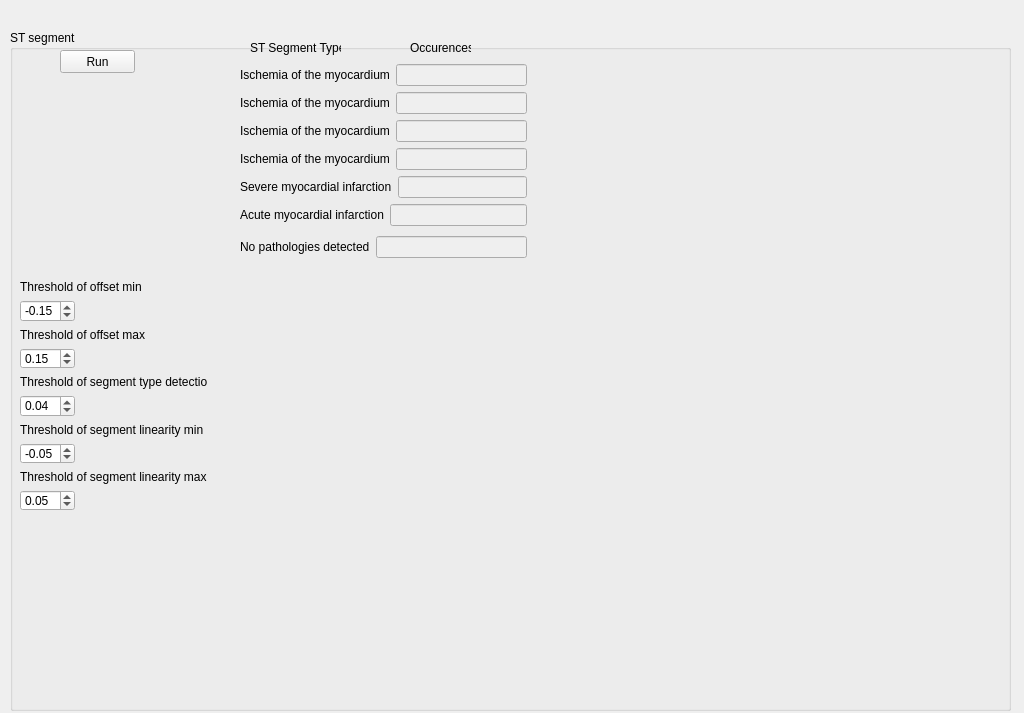
<?xml version="1.0" encoding="UTF-8"?>
<ui version="4.0">
 <class>St_segment_gui</class>
 <widget class="QWidget" name="St_segment_gui">
  <property name="geometry">
   <rect>
    <x>0</x>
    <y>0</y>
    <width>1024</width>
    <height>713</height>
   </rect>
  </property>
  <property name="windowTitle">
   <string>Form</string>
  </property>
  <widget class="QGroupBox" name="groupBox_STSegment">
   <property name="geometry">
    <rect>
     <x>10</x>
     <y>30</y>
     <width>1001</width>
     <height>681</height>
    </rect>
   </property>
   <property name="title">
    <string>ST segment</string>
   </property>
   <widget class="QPushButton" name="button">
    <property name="geometry">
     <rect>
      <x>50</x>
      <y>20</y>
      <width>75</width>
      <height>23</height>
     </rect>
    </property>
    <property name="text">
     <string>Run</string>
    </property>
   </widget>
   <widget class="QWidget" name="ecgPlot" native="true">
    <property name="geometry">
     <rect>
      <x>220</x>
      <y>250</y>
      <width>481</width>
      <height>231</height>
     </rect>
    </property>
   </widget>
   <widget class="QWidget" name="layoutWidget">
    <property name="geometry">
     <rect>
      <x>10</x>
      <y>250</y>
      <width>187</width>
      <height>231</height>
     </rect>
    </property>
    <layout class="QVBoxLayout" name="verticalLayout_2">
     <item>
      <layout class="QFormLayout" name="formLayout_5">
       <item row="0" column="0">
        <widget class="QLabel" name="label_2">
         <property name="text">
          <string>Threshold of offset min</string>
         </property>
        </widget>
       </item>
       <item row="1" column="0">
        <widget class="QDoubleSpinBox" name="Treshold_Offset_Min">
         <property name="minimum">
          <double>-1.000000000000000</double>
         </property>
         <property name="maximum">
          <double>1.000000000000000</double>
         </property>
         <property name="singleStep">
          <double>0.010000000000000</double>
         </property>
         <property name="value">
          <double>-0.150000000000000</double>
         </property>
        </widget>
       </item>
      </layout>
     </item>
     <item>
      <layout class="QFormLayout" name="formLayout_4">
       <item row="0" column="0">
        <widget class="QLabel" name="label_3">
         <property name="text">
          <string>Threshold of offset max</string>
         </property>
        </widget>
       </item>
       <item row="1" column="0">
        <widget class="QDoubleSpinBox" name="Treshold_Offset_Max">
         <property name="minimum">
          <double>-1.000000000000000</double>
         </property>
         <property name="maximum">
          <double>1.000000000000000</double>
         </property>
         <property name="singleStep">
          <double>0.010000000000000</double>
         </property>
         <property name="value">
          <double>0.150000000000000</double>
         </property>
        </widget>
       </item>
      </layout>
     </item>
     <item>
      <layout class="QFormLayout" name="formLayout_3">
       <item row="0" column="0">
        <widget class="QLabel" name="label_4">
         <property name="text">
          <string>Threshold of segment type detection</string>
         </property>
        </widget>
       </item>
       <item row="1" column="0">
        <widget class="QDoubleSpinBox" name="Treshold_Detection_Type">
         <property name="minimum">
          <double>-1.000000000000000</double>
         </property>
         <property name="maximum">
          <double>1.000000000000000</double>
         </property>
         <property name="singleStep">
          <double>0.010000000000000</double>
         </property>
         <property name="value">
          <double>0.040000000000000</double>
         </property>
        </widget>
       </item>
      </layout>
     </item>
     <item>
      <layout class="QFormLayout" name="formLayout_2">
       <item row="0" column="0">
        <widget class="QLabel" name="label_5">
         <property name="text">
          <string>Threshold of segment linearity min</string>
         </property>
        </widget>
       </item>
       <item row="1" column="0">
        <widget class="QDoubleSpinBox" name="Treshold_Linearity_Min">
         <property name="minimum">
          <double>-1.000000000000000</double>
         </property>
         <property name="maximum">
          <double>1.000000000000000</double>
         </property>
         <property name="singleStep">
          <double>0.010000000000000</double>
         </property>
         <property name="value">
          <double>-0.050000000000000</double>
         </property>
        </widget>
       </item>
      </layout>
     </item>
     <item>
      <layout class="QFormLayout" name="formLayout">
       <item row="0" column="0">
        <widget class="QLabel" name="label_6">
         <property name="text">
          <string>Threshold of segment linearity max</string>
         </property>
        </widget>
       </item>
       <item row="1" column="0">
        <widget class="QDoubleSpinBox" name="Treshold_Linearity_Max">
         <property name="minimum">
          <double>-1.000000000000000</double>
         </property>
         <property name="maximum">
          <double>1.000000000000000</double>
         </property>
         <property name="singleStep">
          <double>0.010000000000000</double>
         </property>
         <property name="value">
          <double>0.050000000000000</double>
         </property>
        </widget>
       </item>
      </layout>
     </item>
    </layout>
   </widget>
   <widget class="QLabel" name="label">
    <property name="geometry">
     <rect>
      <x>240</x>
      <y>10</y>
      <width>91</width>
      <height>16</height>
     </rect>
    </property>
    <property name="text">
     <string>ST Segment Type</string>
    </property>
   </widget>
   <widget class="QLabel" name="label_12">
    <property name="geometry">
     <rect>
      <x>400</x>
      <y>10</y>
      <width>61</width>
      <height>16</height>
     </rect>
    </property>
    <property name="text">
     <string>Occurences</string>
    </property>
   </widget>
   <widget class="QWidget" name="">
    <property name="geometry">
     <rect>
      <x>230</x>
      <y>30</y>
      <width>287</width>
      <height>202</height>
     </rect>
    </property>
    <layout class="QVBoxLayout" name="verticalLayout_7">
     <item>
      <layout class="QVBoxLayout" name="verticalLayout_6">
       <item>
        <layout class="QVBoxLayout" name="verticalLayout_5">
         <item>
          <layout class="QVBoxLayout" name="verticalLayout_4">
           <item>
            <layout class="QVBoxLayout" name="verticalLayout_3">
             <item>
              <layout class="QVBoxLayout" name="verticalLayout">
               <item>
                <layout class="QHBoxLayout" name="horizontalLayout">
                 <item>
                  <widget class="QLabel" name="label_7">
                   <property name="text">
                    <string>Ischemia of the myocardium</string>
                   </property>
                  </widget>
                 </item>
                 <item>
                  <widget class="QLineEdit" name="lineEdit_ischemia1">
                   <property name="enabled">
                    <bool>false</bool>
                   </property>
                  </widget>
                 </item>
                </layout>
               </item>
               <item>
                <layout class="QHBoxLayout" name="horizontalLayout_2">
                 <item>
                  <widget class="QLabel" name="label_8">
                   <property name="text">
                    <string>Ischemia of the myocardium</string>
                   </property>
                  </widget>
                 </item>
                 <item>
                  <widget class="QLineEdit" name="lineEdit_ischemia2">
                   <property name="enabled">
                    <bool>false</bool>
                   </property>
                  </widget>
                 </item>
                </layout>
               </item>
              </layout>
             </item>
             <item>
              <layout class="QHBoxLayout" name="horizontalLayout_3">
               <item>
                <widget class="QLabel" name="label_9">
                 <property name="text">
                  <string>Ischemia of the myocardium</string>
                 </property>
                </widget>
               </item>
               <item>
                <widget class="QLineEdit" name="lineEdit_ischemia3">
                 <property name="enabled">
                  <bool>false</bool>
                 </property>
                </widget>
               </item>
              </layout>
             </item>
            </layout>
           </item>
           <item>
            <layout class="QHBoxLayout" name="horizontalLayout_4">
             <item>
              <widget class="QLabel" name="label_10">
               <property name="text">
                <string>Ischemia of the myocardium</string>
               </property>
              </widget>
             </item>
             <item>
              <widget class="QLineEdit" name="lineEdit_ischemia4">
               <property name="enabled">
                <bool>false</bool>
               </property>
              </widget>
             </item>
            </layout>
           </item>
          </layout>
         </item>
         <item>
          <layout class="QHBoxLayout" name="horizontalLayout_5">
           <item>
            <widget class="QLabel" name="label_11">
             <property name="text">
              <string>Severe myocardial infarction</string>
             </property>
            </widget>
           </item>
           <item>
            <widget class="QLineEdit" name="lineEdit_severe">
             <property name="enabled">
              <bool>false</bool>
             </property>
            </widget>
           </item>
          </layout>
         </item>
        </layout>
       </item>
       <item>
        <layout class="QHBoxLayout" name="horizontalLayout_6">
         <item>
          <widget class="QLabel" name="label_13">
           <property name="text">
            <string>Acute myocardial infarction</string>
           </property>
          </widget>
         </item>
         <item>
          <widget class="QLineEdit" name="lineEdit_acute">
           <property name="enabled">
            <bool>false</bool>
           </property>
          </widget>
         </item>
        </layout>
       </item>
      </layout>
     </item>
     <item>
      <layout class="QHBoxLayout" name="horizontalLayout_7">
       <item>
        <widget class="QLabel" name="label_14">
         <property name="text">
          <string>No pathologies detected</string>
         </property>
        </widget>
       </item>
       <item>
        <widget class="QLineEdit" name="lineEdit_nopathologies">
         <property name="enabled">
          <bool>false</bool>
         </property>
        </widget>
       </item>
      </layout>
     </item>
    </layout>
   </widget>
  </widget>
 </widget>
 <resources/>
 <connections/>
</ui>
